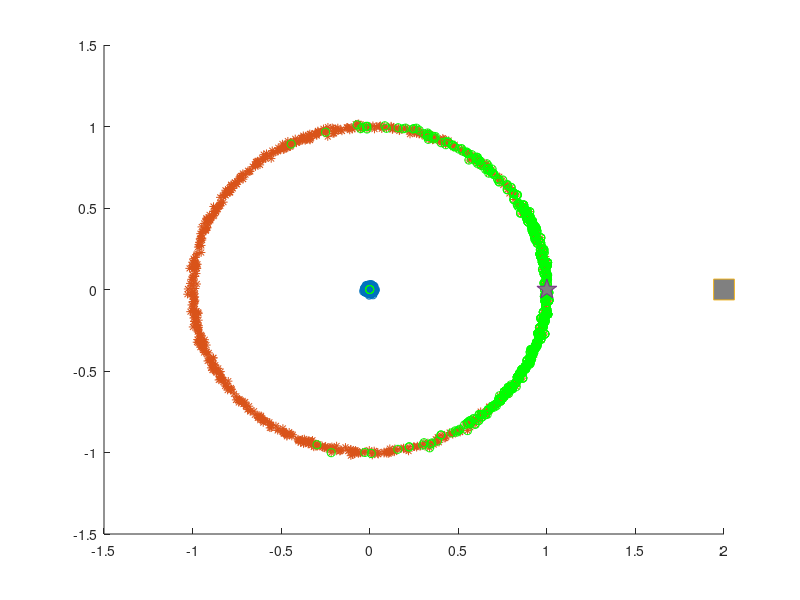

Here is the MATLAB script that generated this plot:
clc; clear; close all;
X_particle = [];
X = [0; 0; 0;];
Co = [0.01 0 0;0 0.01 0; 0 0 100];
S = 0.5;

for k = 1:1000
    X_particle(k,:) = [normrnd(X(1),Co(1,1)),normrnd(X(2),Co(2,2)),normrnd(X(3),Co(3,3))];
end
len = length(X_particle);

X1 = [0; 0; 0];
X1(1) = X(1) + cos(X(3));
X1(2) = X(2) + sin(X(3));
X1(3) = X(3);

figure
hold on
plot(X_particle(:,1),X_particle(:,2),'o')

Z = [1;0];
px = [];
py = [];
w = [];
ww = [];
X_nparticle = [];
for i = 1:len
    temp1 = X_particle(i,1) + cos(X_particle(i,3));
    temp2 = X_particle(i,2) + sin(X_particle(i,3));
    temp3 = X_particle(i,3);
    px(i) = normpdf(temp1,Z(1),S);
    py(i) = normpdf(temp2,Z(2),S);
    w(i) = px(i)*py(i);
    if(i == 1)
        ww(i) = w(i);
    else 
        ww(i) = ww(i-1) + w(i);
    end
    X_nparticle(i,:) = [temp1,temp2,temp3];
end


plot(X_nparticle(:,1),X_nparticle(:,2),'*')




X_reparticle = [];
rew = 0;
for i = 1:len
    temp = ww(len)*rand(1);
    for j = 1:len-1
        if ((temp > ww(j)) && (temp < ww(j+1)))
            X_reparticle(i,:) = X_nparticle(j+1,:);
            rew(i) = w(j+1);
        end
    end
end

plot(X_reparticle(:,1),X_reparticle(:,2),'go')

plot(Z(1)+1,Z(2),'s','MarkerSize',15,'MarkerFaceColor',[0.5,0.5,0.5])
plot(1,0,'p','MarkerSize',15,'MarkerFaceColor',[0.5,0.5,0.5])




